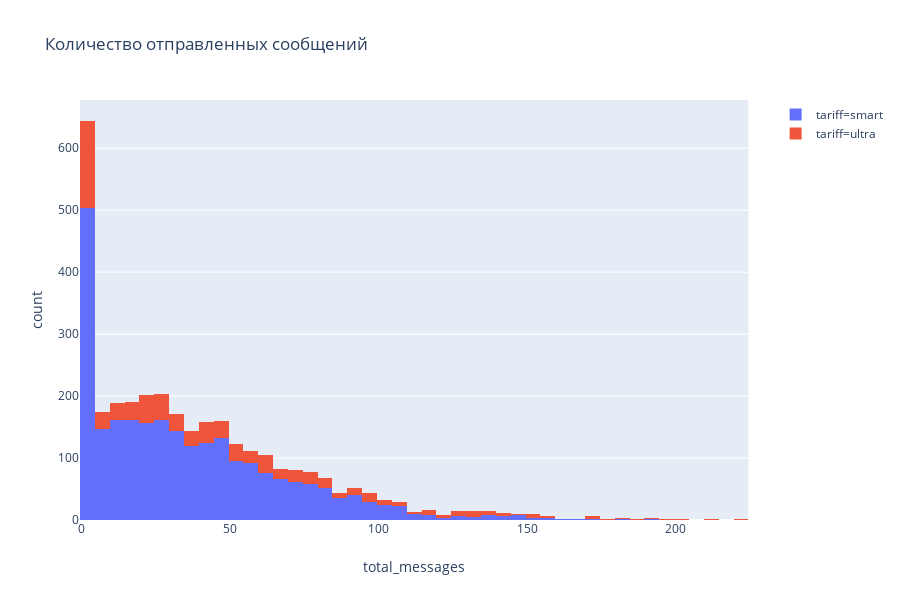

Notebook cell for this chart:
### Markdown cell above
Посмотрим распределение по сообщениям

### Code cell
fig = px.histogram(users_income, x='total_messages', color='tariff', title='Количество отправленных сообщений')
fig.show()

### Figure 1 — Plotly figure (JSON) as saved in the notebook; plotly's stock layout.template omitted (floating-point values rounded to 4 significant figures; data arrays with more than 128 entries replaced by an {"elided": "..."} marker saying what was removed)
{"data": [{"alignmentgroup": "True", "bingroup": "x", "hoverlabel": {"namelength": 0}, "hovertemplate": "tariff=smart<br>total_messages=%{x}<br>count=%{y}", "legendgroup": "tariff=smart", "marker": {"color": "#636efa"}, "name": "tariff=smart", "offsetgroup": "tariff=smart", "orientation": "v", "showlegend": true, "type": "histogram", "x": {"elided": "2535 int values"}, "xaxis": "x", "yaxis": "y"}, {"alignmentgroup": "True", "bingroup": "x", "hoverlabel": {"namelength": 0}, "hovertemplate": "tariff=ultra<br>total_messages=%{x}<br>count=%{y}", "legendgroup": "tariff=ultra", "marker": {"color": "#EF553B"}, "name": "tariff=ultra", "offsetgroup": "tariff=ultra", "orientation": "v", "showlegend": true, "type": "histogram", "x": {"elided": "687 int values"}, "xaxis": "x", "yaxis": "y"}], "layout": {"barmode": "relative", "height": 600, "legend": {"tracegroupgap": 0}, "title": {"text": "Количество отправленных сообщений"}, "xaxis": {"anchor": "y", "domain": [0, 0.98], "title": {"text": "total_messages"}}, "yaxis": {"anchor": "x", "domain": [0, 1], "title": {"text": "count"}}}}
